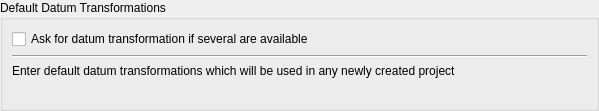
             <widget class="QWidget" name="scrollAreaWidgetContents_2">
              <property name="geometry">
               <rect>
                <x>0</x>
                <y>0</y>
                <width>599</width>
                <height>111</height>
               </rect>
              </property>
              <layout class="QVBoxLayout" name="verticalLayout_47">
               <property name="leftMargin">
                <number>0</number>
               </property>
               <property name="topMargin">
                <number>0</number>
               </property>
               <property name="rightMargin">
                <number>0</number>
               </property>
               <property name="bottomMargin">
                <number>0</number>
               </property>
               <item>
                <widget class="QGroupBox" name="mDefaultDatumTransformGroupBox">
                 <property name="title">
                  <string>Default Datum Transformations</string>
                 </property>
                 <layout class="QGridLayout" name="gridLayout_10" rowstretch="0,0,0,1">
                  <item row="2" column="0">
                   <widget class="QLabel" name="label_40">
                    <property name="text">
                     <string>Enter default datum transformations which will be used in any newly created project</string>
                    </property>
                   </widget>
                  </item>
                  <item row="0" column="0">
                   <widget class="QCheckBox" name="mShowDatumTransformDialogCheckBox">
                    <property name="text">
                     <string>Ask for datum transformation if several are available</string>
                    </property>
                   </widget>
                  </item>
                  <item row="1" column="0">
                   <widget class="Line" name="line_2">
                    <property name="orientation">
                     <enum>Qt::Horizontal</enum>
                    </property>
                   </widget>
                  </item>
                  <item row="3" column="0">
                   <widget class="QgsDatumTransformTableWidget" name="mDefaultDatumTransformTableWidget" native="true"/>
                  </item>
                 </layout>
                </widget>
               </item>
              </layout>
             </widget>
